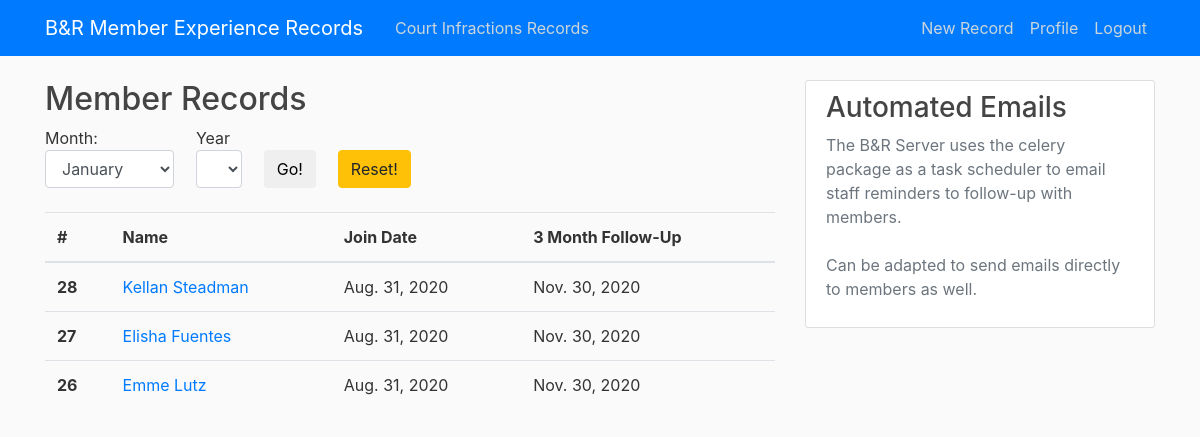
Screenshot of /memberexperience/summary/ (signed in) with the database file from the repository.
### memberexperience/models.py (models this page shows, shortened)
class memberRecord(models.Model):
    name = models.ForeignKey(contactInfo, on_delete=models.PROTECT)
    age = models.IntegerField()
    joinDate = models.DateField(default=timezone.now)
    sportPrefs = models.ManyToManyField(sportOptions)
    followUp1 = models.DateField(default=timezone.now()+datetime.timedelta(days=91))
    followUp2 = models.DateField(default=timezone.now()+datetime.timedelta(days=182))
    followUp3 = models.DateField(default=timezone.now()+datetime.timedelta(days=365))
    notes = models.TextField(blank=True)
    author = models.ForeignKey(User, on_delete=models.PROTECT)

### courtinfractions/models.py (models this page shows)
class contactInfo(models.Model):
    memberName = models.CharField(max_length=200)
    email = models.CharField(max_length=254)
    def __str__(self):
        return self.memberName

### memberexperience/views.py (the view)
# urls.py: path('summary/', MEListView.as_view(), name='ME-summary'),
class MEListView(LoginRequiredMixin, ListView):
    model = memberRecord
    template_name = 'memberexperience/memberRecord_summary.html'
    context_object_name = 'objects'
    paginate_by = 10
    month_list = ['January', 'February', 'March', 'April', 'May', 'June', 'July', 'August', 'September', 'October',
                  'November', 'December']
    '''year_list = list(range(memberRecord.objects.earliest('joinDate').joinDate.year,
                           (memberRecord.objects.latest('joinDate').joinDate.year)+1))'''
    def get_context_data(self, **kwargs):
        context = super(MEListView, self).get_context_data(**kwargs)
        context.update({
            'month_list': self.month_list,
        })
        return context
    def get_queryset(self):
        if self.request.method == 'GET':
            print('A date query has been entered')
            month = self.request.GET.get('month')
            year = self.request.GET.get('year')
            print('month: ', str(month))
            print('year: ', str(year))
            if month is None or year is None:
                return memberRecord.objects.order_by('-joinDate').all().order_by('-id')
            else:
                return memberRecord.objects.filter(joinDate__month=month,
                                                   joinDate__year=year).order_by('-id').all()

### memberexperience/Templates/memberexperience/memberRecord_summary.html (shortened to what this page needs)
{% extends 'memberexperience/base.html' %}
{% block content %}
    <h2>Member Records</h2>
    <div>
        <form class="well contact-form" method='GET'>
            <div style="float:left;">
                Month:
                <select class="well form-control" name="month">
                    {% for month in month_list %}
                        <option value="{{ forloop.counter }}">{{ month }}</option>
                    {% endfor %}
                </select>
            </div>
            <div style="float:left; margin-left:3%;">
                Year
                <select class="well form-control" name="year">
                </select>
            </div>
            <div style="float:left; margin-left:3%;">
                <br>
                <button type="submit" class="btn btn-default">Go!</button>
            </div>
            <div style="float:left; margin-left:3%;">
                <br>
                <a href="{% url 'ME-summary' %}" class="btn btn-warning">Reset!</a>
            </div>
        </form>
    </div>
    <br>
    <table class="table">
        <thead>
            <tr>
                <th scope="col">#</th>
                <th scope="col">Name</th>
                <th scope="col">Join Date</th>
                <th scope="col">3 Month Follow-Up</th>
            </tr>
        </thead>
        <tbody>
    {% for object in objects %}
        <tr>
            <th scope="row">{{ object.id }}</th>
            <td><a class="article-content" href="{% url 'ME-record' object.id %}">{{ object.name }}</a></td>
            <td>{{ object.joinDate }}</td>
            <td>{{ object.followUp1 }}</td>
        </tr>
    {% endfor %}
        </tbody>
    </table>
{% endblock content %}

### courtinfractions/static/courtinfractions/main.css (style rules this page uses)
body { background: #fafafa; color: #333333; margin-top: 5rem; }
h1, h2, h3, h4, h5, h6 { color: #444444; }
.article-content { white-space: pre-line; }

### rows the page displays
memberRecord: id "28", name "Kellan Steadman", joinDate "Aug. 31, 2020", followUp1 "Nov. 30, 2020"
memberRecord: id "27", name "Elisha Fuentes", joinDate "Aug. 31, 2020", followUp1 "Nov. 30, 2020"
memberRecord: id "26", name "Emme Lutz", joinDate "Aug. 31, 2020", followUp1 "Nov. 30, 2020"

### other values shown
form field month "January"
